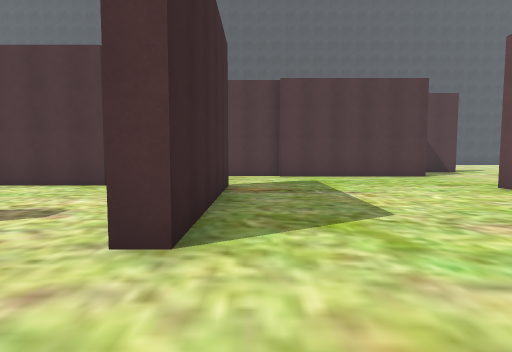
view 1 (above)

24 first-person views from a walk through a 3-D level made in the Unity game engine. The camera is 1.5 m above the floor, tilts 4° down and sees 80° across. The floor is counted in squares, 2 m on a side. Each view is taken from the middle of a square. On the plan, view 1 faces up. The plan holds only what a view shows up to about 10 squares ahead; the rest is blank. The place goes on beyond the plan. The player character is not drawn.

view 2
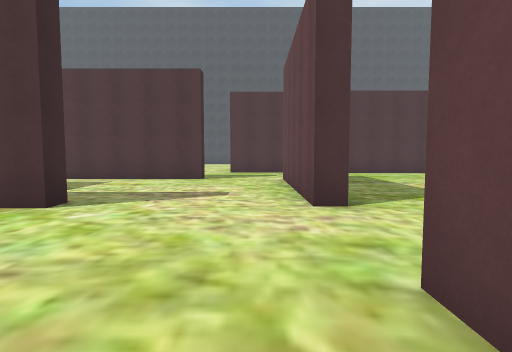

view 3
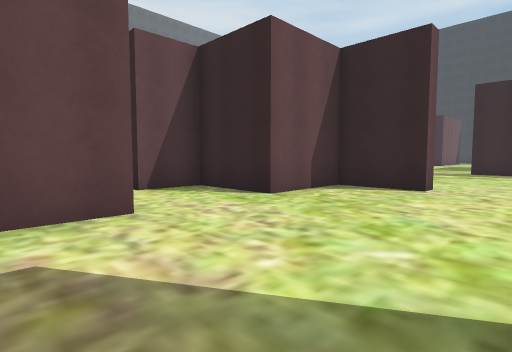

view 4
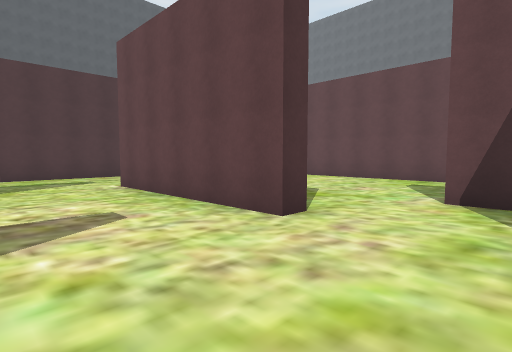

view 5
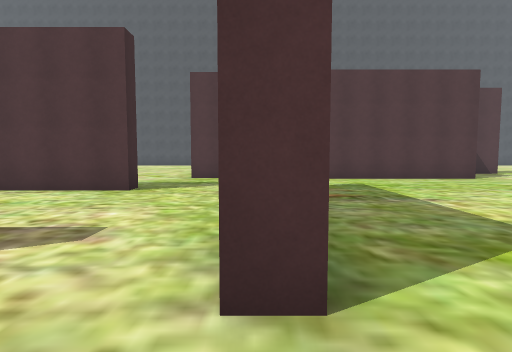

view 6
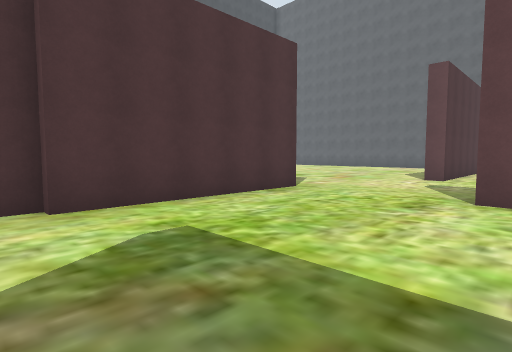

view 7
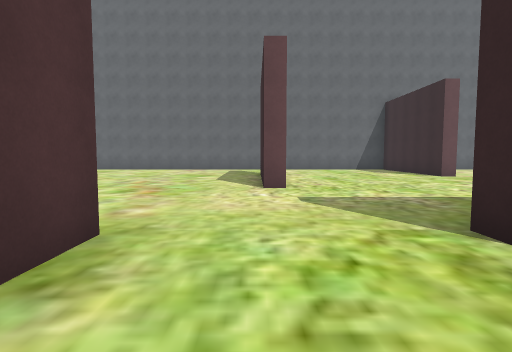

view 8
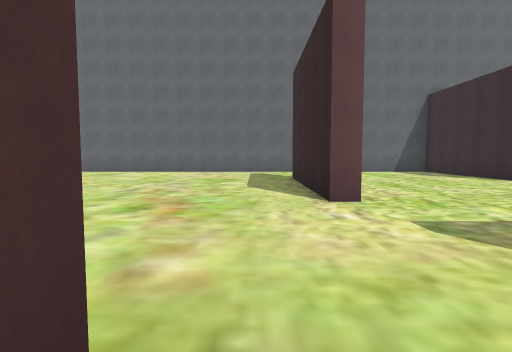

view 9
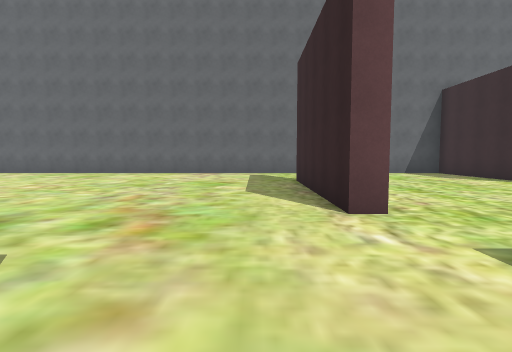

view 10
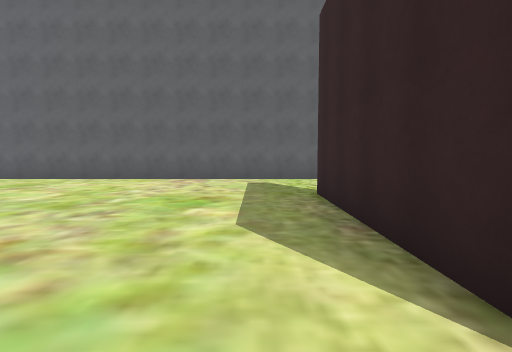

view 11
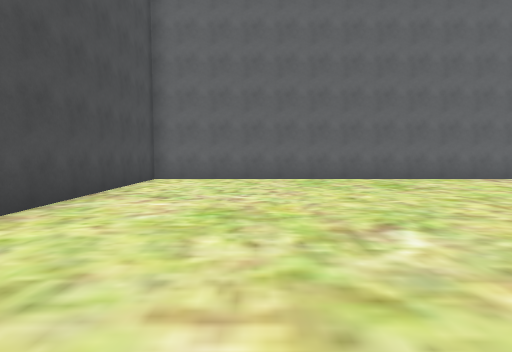

view 12
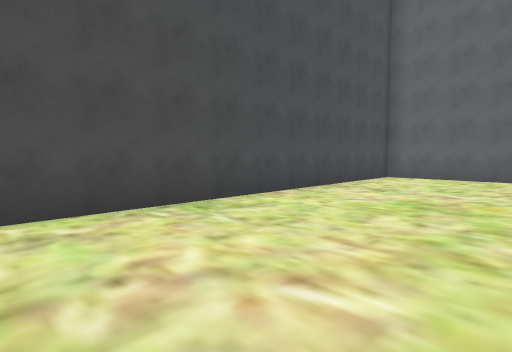

view 13
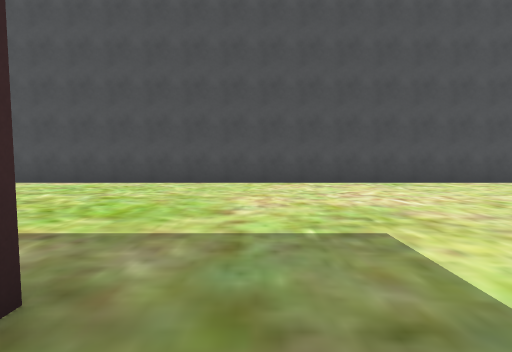

view 14
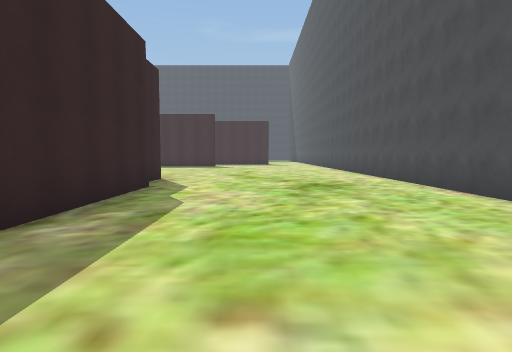

view 15
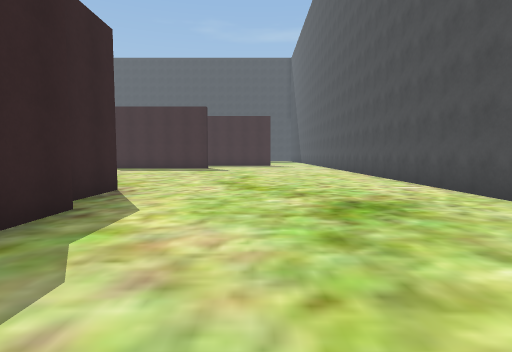

view 16
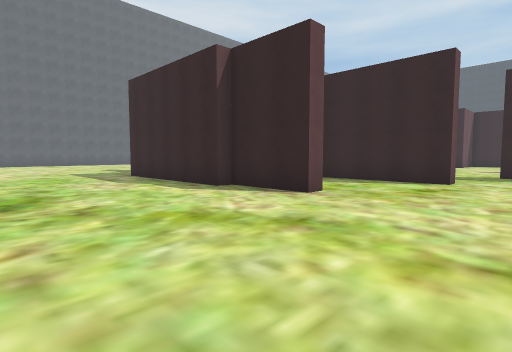

view 17
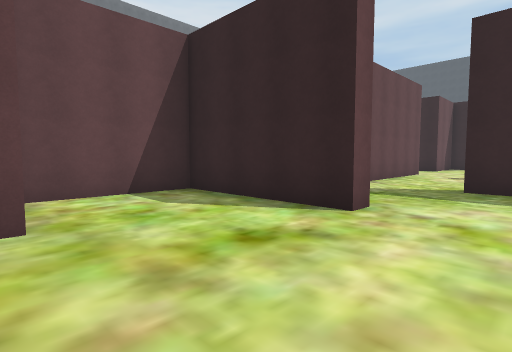

view 18
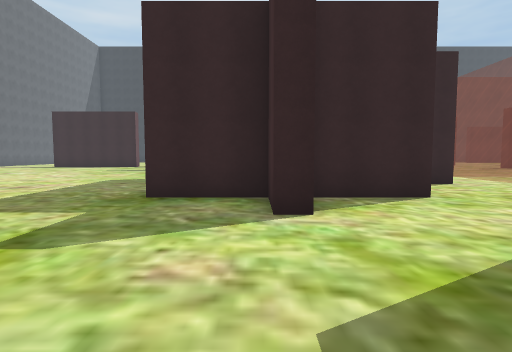

view 19
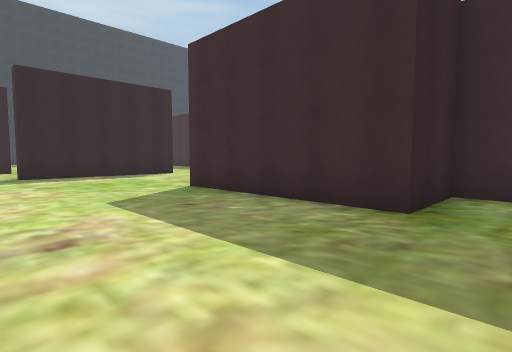

view 20
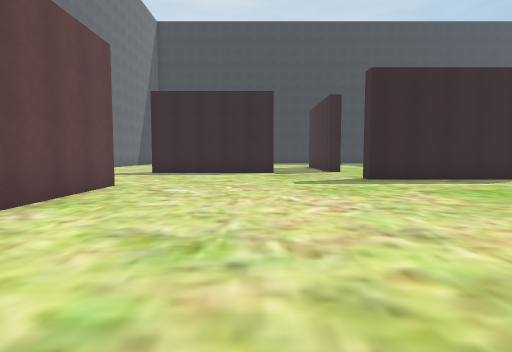

view 21
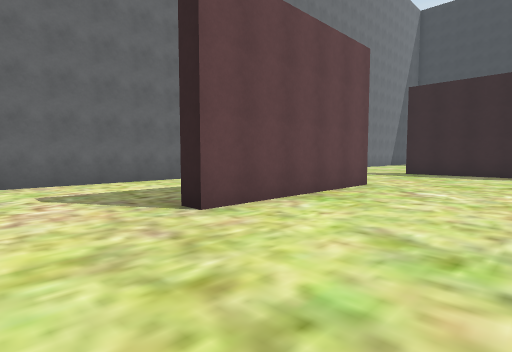

view 22
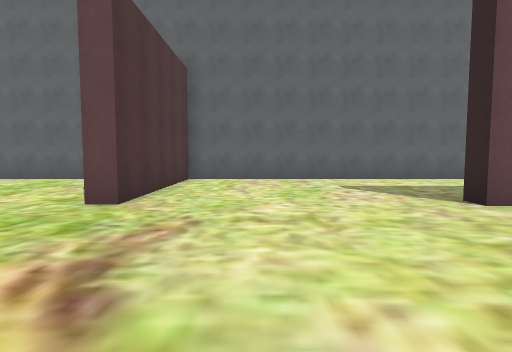

view 23
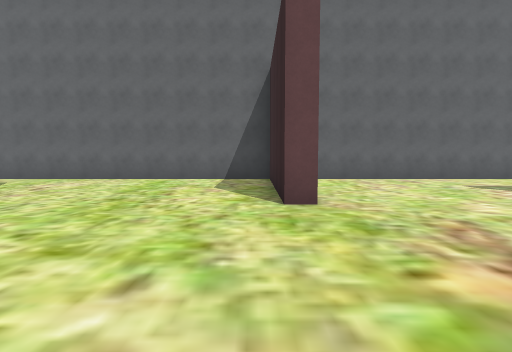

view 24
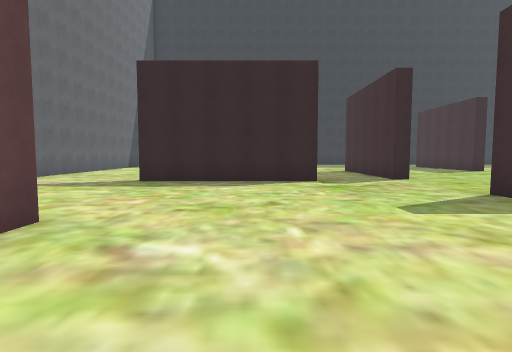

### Floor plan
Points are (right, up) in squares from view 1. A wall is a line through its corners. A room is listed if a view was taken in it or the views show most of it. See-through windows are left out.
Room 1 (views 1, 2, 3, 4, 5)
walls: (-1.2, 2.4) (-1.2, 6.4); (-4.9, 2.4) (-5.5, 2.4); (-4.9, 2.8) (-4.9, 2.1); (-3.1, -2.8) (-1.2, -2.8) (-1.2, -0.3) (1.3, -0.3) (1.3, 1.2); (-3.7, 7.4) (-5.5, 7.4)
ways out: opening at (-4, -3) to room 2; opening at (-2.5, 7.5) to room 2; opening at (0, 2) to room 2
Room 2 (views 6, 7, 8, 9, 10, 11, 12, 13, 14, 15, 16, 17, 18, 19, 20, 21, 22, 23, 24)
walls: (5.5, 2.1) (5.5, 4.8); (1.3, 1.2) (1.8, 1.2) (1.8, -0.3) (3.9, -0.3) (3.9, -5.4); (5.5, 6.4) (5.5, 6.9) (6, 6.9); (11.9, 8.3) (9.8, 8.3) (9.8, 8.8) (14.9, 8.8); (13.4, -8.5) (13.4, -3.4) (14, -3.4); (5.9, 10.5) (0.8, 10.5); (-1.2, 6.4) (-1.2, 7.4); (-0.7, 7.4) (-0.7, 2.4) (-1.2, 2.4); (-3.1, -3.4) (-3.1, -2.8); (2.2, -10.2) (6.6, -10.2) (6.6, -10.8); (18.4, -6.5) (18.4, 2.1) (13.4, 2.1) (13.4, 2.6) (18.4, 2.6) (18.4, 22.1) (-5, 22.1); (0.9, 10.7) (-3.1, 10.7) (-3.1, 11.2) (0.8, 11.2) (0.8, 14.2); (9.2, -13.6) (14.4, -13.6); (6.2, -14.3) (6.8, -14.3) (6.8, -15); (-4.5, 7.9) (-3.7, 7.9) (-3.7, 7.4); (0.8, 15.5) (5.1, 15.5); (-1.5, 14.5) (-1.5, 15) (0.8, 15)
ways out: opening at (-4, -3) to room 1; opening at (-2.5, 7.5) to room 1; opening at (0, 2) to room 1

Positions as (right, up) in squares from view 1, and headings:
1: (0, 0), facing up
2: (-2, -2), facing up
3: (-5, 4), facing down-right
4: (-4, 0), facing up-right
5: (-1, 1), facing up
6: (0, 6), facing up-right
7: (3, 9), facing right
8: (5, 10), facing right
9: (6, 10), facing right
10: (9, 10), facing right
11: (9, 19), facing right
12: (8, 18), facing up-right
13: (7, 14), facing up
14: (8, 18), facing left
15: (5, 18), facing left
16: (-5, 20), facing down-right
17: (-5, 15), facing down-right
18: (2, 5), facing down
19: (8, 1), facing down-left
20: (10, -1), facing down
21: (10, -1), facing down-right
22: (9, 0), facing right
23: (9, 3), facing right
24: (11, -5), facing down
